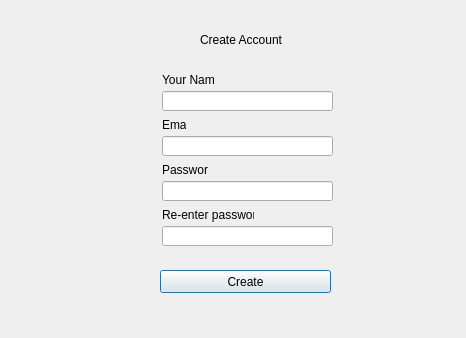
<?xml version="1.0" encoding="UTF-8"?>
<ui version="4.0">
 <class>Dialog</class>
 <widget class="QDialog" name="Dialog">
  <property name="geometry">
   <rect>
    <x>0</x>
    <y>0</y>
    <width>466</width>
    <height>338</height>
   </rect>
  </property>
  <property name="windowTitle">
   <string>Dialog</string>
  </property>
  <widget class="QLabel" name="CreatName">
   <property name="geometry">
    <rect>
     <x>162</x>
     <y>72</y>
     <width>52</width>
     <height>16</height>
    </rect>
   </property>
   <property name="text">
    <string>Your Name</string>
   </property>
  </widget>
  <widget class="QLineEdit" name="userlineEdit_2">
   <property name="geometry">
    <rect>
     <x>162</x>
     <y>91</y>
     <width>171</width>
     <height>20</height>
    </rect>
   </property>
  </widget>
  <widget class="QLabel" name="label_4">
   <property name="geometry">
    <rect>
     <x>200</x>
     <y>30</y>
     <width>121</width>
     <height>20</height>
    </rect>
   </property>
   <property name="maximumSize">
    <size>
     <width>121</width>
     <height>16777215</height>
    </size>
   </property>
   <property name="toolTip">
    <string>&lt;html&gt;&lt;head/&gt;&lt;body&gt;&lt;p&gt;&lt;span style=&quot; font-size:12pt;&quot;&gt;Account Information&lt;/span&gt;&lt;/p&gt;&lt;/body&gt;&lt;/html&gt;</string>
   </property>
   <property name="whatsThis">
    <string>&lt;html&gt;&lt;head/&gt;&lt;body&gt;&lt;p&gt;&lt;span style=&quot; font-size:12pt;&quot;&gt;Account Information&lt;/span&gt;&lt;/p&gt;&lt;/body&gt;&lt;/html&gt;</string>
   </property>
   <property name="styleSheet">
    <string notr="true">
font: 12pt &quot;Times New Roman&quot;;</string>
   </property>
   <property name="text">
    <string>Create Account</string>
   </property>
  </widget>
  <widget class="QLabel" name="CreatEmail">
   <property name="geometry">
    <rect>
     <x>162</x>
     <y>117</y>
     <width>24</width>
     <height>16</height>
    </rect>
   </property>
   <property name="text">
    <string>Email</string>
   </property>
  </widget>
  <widget class="QLineEdit" name="userlineEdit_3">
   <property name="geometry">
    <rect>
     <x>162</x>
     <y>136</y>
     <width>171</width>
     <height>20</height>
    </rect>
   </property>
  </widget>
  <widget class="QLabel" name="Creatpwd">
   <property name="geometry">
    <rect>
     <x>162</x>
     <y>162</y>
     <width>46</width>
     <height>16</height>
    </rect>
   </property>
   <property name="text">
    <string>Password</string>
   </property>
  </widget>
  <widget class="QLineEdit" name="userlineEdit_4">
   <property name="geometry">
    <rect>
     <x>162</x>
     <y>181</y>
     <width>171</width>
     <height>20</height>
    </rect>
   </property>
  </widget>
  <widget class="QLabel" name="reenterpwd">
   <property name="geometry">
    <rect>
     <x>162</x>
     <y>207</y>
     <width>92</width>
     <height>16</height>
    </rect>
   </property>
   <property name="text">
    <string>Re-enter password</string>
   </property>
  </widget>
  <widget class="QLineEdit" name="userlineEdit_5">
   <property name="geometry">
    <rect>
     <x>162</x>
     <y>226</y>
     <width>171</width>
     <height>20</height>
    </rect>
   </property>
  </widget>
  <widget class="QPushButton" name="Create">
   <property name="geometry">
    <rect>
     <x>160</x>
     <y>270</y>
     <width>171</width>
     <height>23</height>
    </rect>
   </property>
   <property name="text">
    <string>Create</string>
   </property>
  </widget>
 </widget>
 <resources/>
 <connections/>
</ui>
